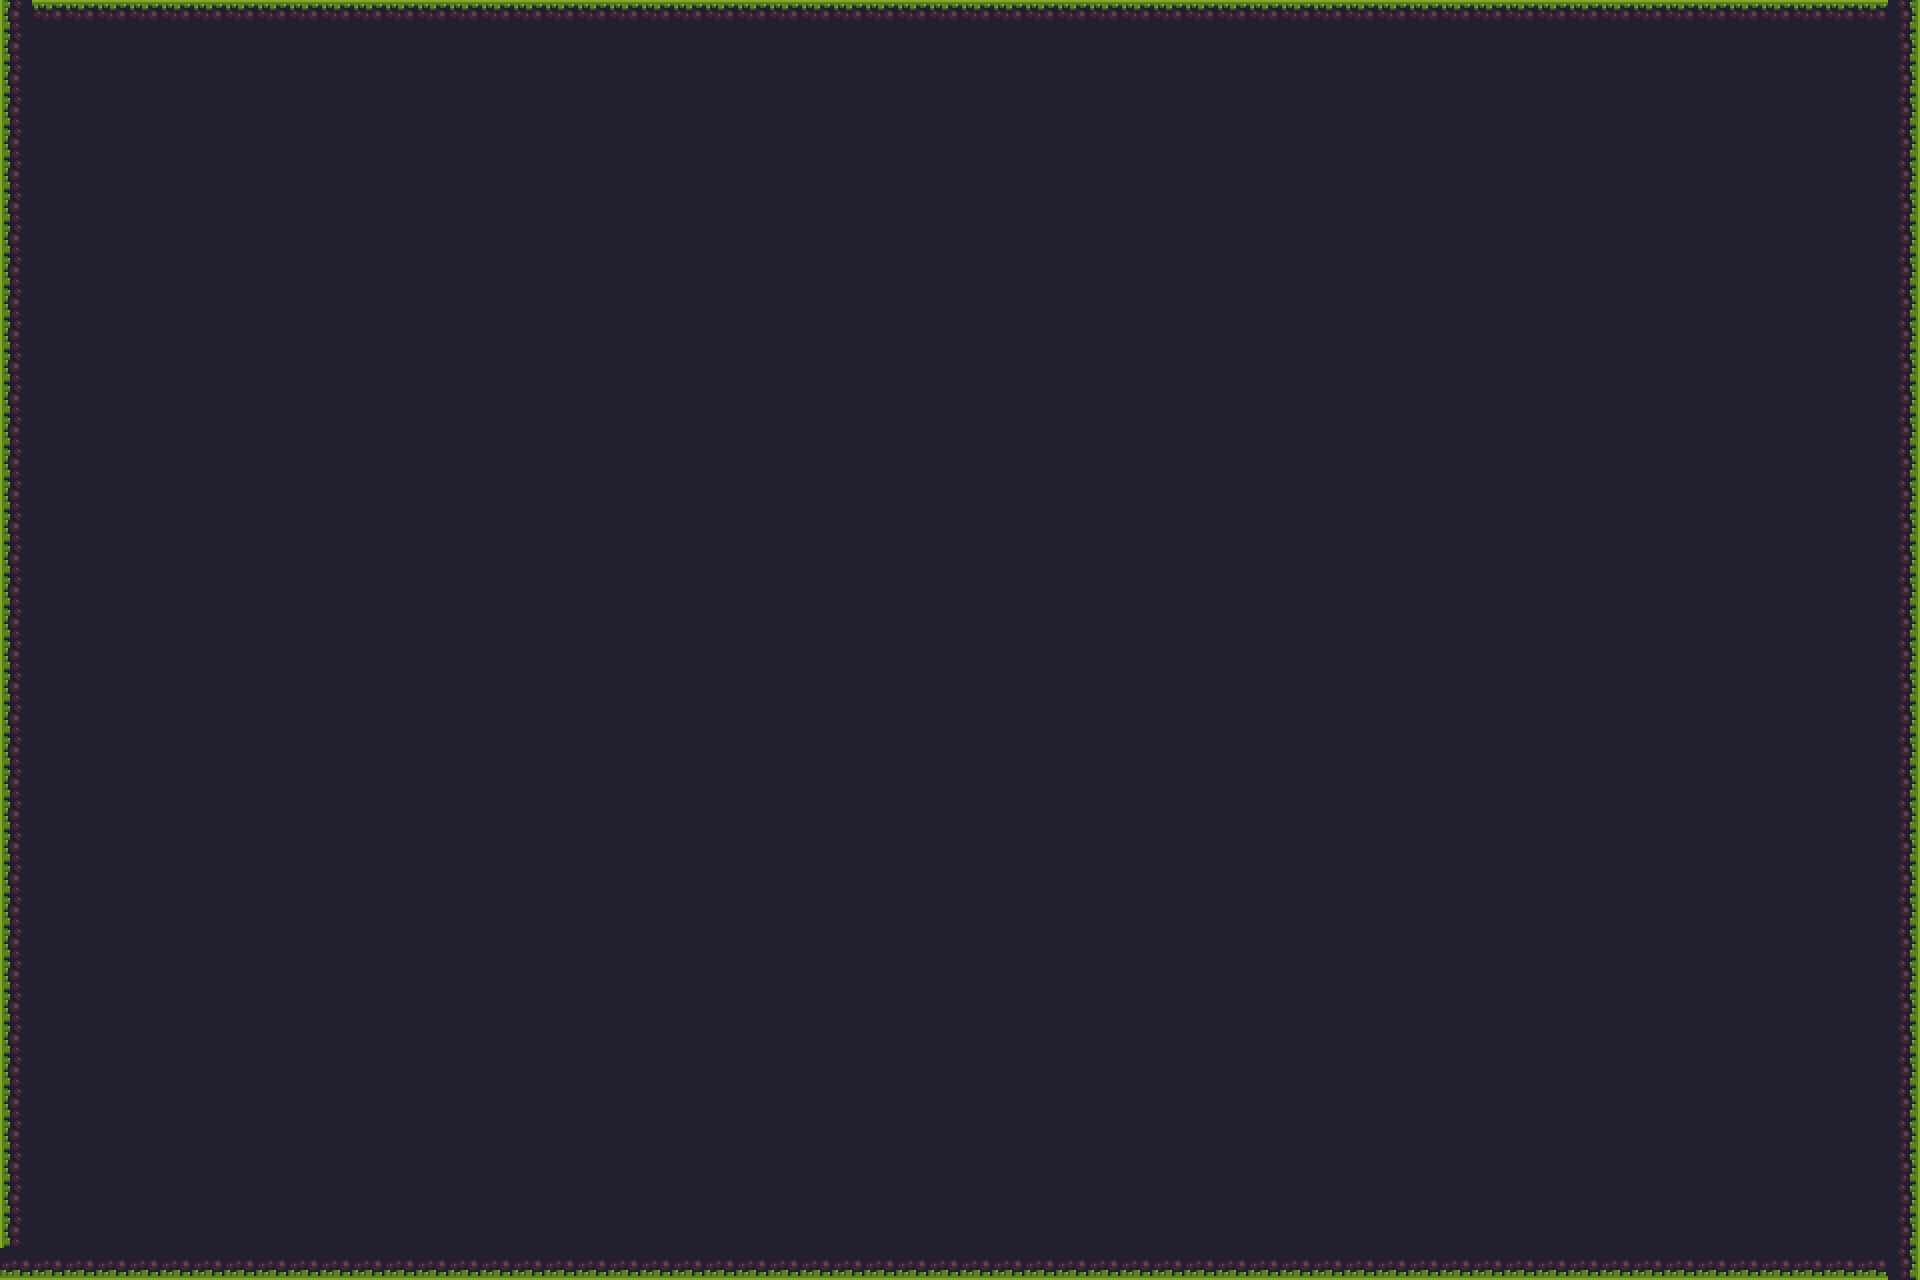

Tiled map render using the project's own tile images. Description and the whole map definition, tile-layer contents included, below:
An orthogonal 60x40 tile map with 32x32 px tiles, 1 tile layer (Camada de Tiles 1).

<map version="1.8" tiledversion="1.8.5" orientation="orthogonal" renderorder="right-down" width="60" height="40" tilewidth="32" tileheight="32" infinite="0" nextlayerid="2" nextobjectid="1">
 <tileset firstgid="1" source="cenario.tsx" />
 <layer id="1" name="Camada de Tiles 1" width="60" height="40">
  <data encoding="csv">
13,2,2,2,2,2,2,2,2,2,2,2,2,2,2,2,2,2,2,2,2,2,2,2,2,2,2,2,2,2,2,2,2,2,2,2,2,2,2,2,2,2,2,2,2,2,2,2,2,2,2,2,2,2,2,2,2,2,2,15,
13,14,14,14,14,14,14,14,14,14,14,14,14,14,14,14,14,14,14,14,14,14,14,14,14,14,14,14,14,14,14,14,14,14,14,14,14,14,14,14,14,14,14,14,14,14,14,14,14,14,14,14,14,14,14,14,14,14,14,15,
13,14,14,14,14,14,14,14,14,14,14,14,14,14,14,14,14,14,14,14,14,14,14,14,14,14,14,14,14,14,14,14,14,14,14,14,14,14,14,14,14,14,14,14,14,14,14,14,14,14,14,14,14,14,14,14,14,14,14,15,
13,14,14,14,14,14,14,14,14,14,14,14,14,14,14,14,14,14,14,14,14,14,14,14,14,14,14,14,14,14,14,14,14,14,14,14,14,14,14,14,14,14,14,14,14,14,14,14,14,14,14,14,14,14,14,14,14,14,14,15,
13,14,14,14,14,14,14,14,14,14,14,14,14,14,14,14,14,14,14,14,14,14,14,14,14,14,14,14,14,14,14,14,14,14,14,14,14,14,14,14,14,14,14,14,14,14,14,14,14,14,14,14,14,14,14,14,14,14,14,15,
13,14,14,14,14,14,14,14,14,14,14,14,14,14,14,14,14,14,14,14,14,14,14,14,14,14,14,14,14,14,14,14,14,14,14,14,14,14,14,14,14,14,14,14,14,14,14,14,14,14,14,14,14,14,14,14,14,14,14,15,
13,14,14,14,14,14,14,14,14,14,14,14,14,14,14,14,14,14,14,14,14,14,14,14,14,14,14,14,14,14,14,14,14,14,14,14,14,14,14,14,14,14,14,14,14,14,14,14,14,14,14,14,14,14,14,14,14,14,14,15,
13,14,14,14,14,14,14,14,14,14,14,14,14,14,14,14,14,14,14,14,14,14,14,14,14,14,14,14,14,14,14,14,14,14,14,14,14,14,14,14,14,14,14,14,14,14,14,14,14,14,14,14,14,14,14,14,14,14,14,15,
13,14,14,14,14,14,14,14,14,14,14,14,14,14,14,14,14,14,14,14,14,14,14,14,14,14,14,14,14,14,14,14,14,14,14,14,14,14,14,14,14,14,14,14,14,14,14,14,14,14,14,14,14,14,14,14,14,14,14,15,
13,14,14,14,14,14,14,14,14,14,14,14,14,14,14,14,14,14,14,14,14,14,14,14,14,14,14,14,14,14,14,14,14,14,14,14,14,14,14,14,14,14,14,14,14,14,14,14,14,14,14,14,14,14,14,14,14,14,14,15,
13,14,14,14,14,14,14,14,14,14,14,14,14,14,14,14,14,14,14,14,14,14,14,14,14,14,14,14,14,14,14,14,14,14,14,14,14,14,14,14,14,14,14,14,14,14,14,14,14,14,14,14,14,14,14,14,14,14,14,15,
13,14,14,14,14,14,14,14,14,14,14,14,14,14,14,14,14,14,14,14,14,14,14,14,14,14,14,14,14,14,14,14,14,14,14,14,14,14,14,14,14,14,14,14,14,14,14,14,14,14,14,14,14,14,14,14,14,14,14,15,
13,14,14,14,14,14,14,14,14,14,14,14,14,14,14,14,14,14,14,14,14,14,14,14,14,14,14,14,14,14,14,14,14,14,14,14,14,14,14,14,14,14,14,14,14,14,14,14,14,14,14,14,14,14,14,14,14,14,14,15,
13,14,14,14,14,14,14,14,14,14,14,14,14,14,14,14,14,14,14,14,14,14,14,14,14,14,14,14,14,14,14,14,14,14,14,14,14,14,14,14,14,14,14,14,14,14,14,14,14,14,14,14,14,14,14,14,14,14,14,15,
13,14,14,14,14,14,14,14,14,14,14,14,14,14,14,14,14,14,14,14,14,14,14,14,14,14,14,14,14,14,14,14,14,14,14,14,14,14,14,14,14,14,14,14,14,14,14,14,14,14,14,14,14,14,14,14,14,14,14,15,
13,14,14,14,14,14,14,14,14,14,14,14,14,14,14,14,14,14,14,14,14,14,14,14,14,14,14,14,14,14,14,14,14,14,14,14,14,14,14,14,14,14,14,14,14,14,14,14,14,14,14,14,14,14,14,14,14,14,14,15,
13,14,14,14,14,14,14,14,14,14,14,14,14,14,14,14,14,14,14,14,14,14,14,14,14,14,14,14,14,14,14,14,14,14,14,14,14,14,14,14,14,14,14,14,14,14,14,14,14,14,14,14,14,14,14,14,14,14,14,15,
13,14,14,14,14,14,14,14,14,14,14,14,14,14,14,14,14,14,14,14,14,14,14,14,14,14,14,14,14,14,14,14,14,14,14,14,14,14,14,14,14,14,14,14,14,14,14,14,14,14,14,14,14,14,14,14,14,14,14,15,
13,14,14,14,14,14,14,14,14,14,14,14,14,14,14,14,14,14,14,14,14,14,14,14,14,14,14,14,14,14,14,14,14,14,14,14,14,14,14,14,14,14,14,14,14,14,14,14,14,14,14,14,14,14,14,14,14,14,14,15,
13,14,14,14,14,14,14,14,14,14,14,14,14,14,14,14,14,14,14,14,14,14,14,14,14,14,14,14,14,14,14,14,14,14,14,14,14,14,14,14,14,14,14,14,14,14,14,14,14,14,14,14,14,14,14,14,14,14,14,15,
13,14,14,14,14,14,14,14,14,14,14,14,14,14,14,14,14,14,14,14,14,14,14,14,14,14,14,14,14,14,14,14,14,14,14,14,14,14,14,14,14,14,14,14,14,14,14,14,14,14,14,14,14,14,14,14,14,14,14,15,
13,14,14,14,14,14,14,14,14,14,14,14,14,14,14,14,14,14,14,14,14,14,14,14,14,14,14,14,14,14,14,14,14,14,14,14,14,14,14,14,14,14,14,14,14,14,14,14,14,14,14,14,14,14,14,14,14,14,14,15,
13,14,14,14,14,14,14,14,14,14,14,14,14,14,14,14,14,14,14,14,14,14,14,14,14,14,14,14,14,14,14,14,14,14,14,14,14,14,14,14,14,14,14,14,14,14,14,14,14,14,14,14,14,14,14,14,14,14,14,15,
13,14,14,14,14,14,14,14,14,14,14,14,14,14,14,14,14,14,14,14,14,14,14,14,14,14,14,14,14,14,14,14,14,14,14,14,14,14,14,14,14,14,14,14,14,14,14,14,14,14,14,14,14,14,14,14,14,14,14,15,
13,14,14,14,14,14,14,14,14,14,14,14,14,14,14,14,14,14,14,14,14,14,14,14,14,14,14,14,14,14,14,14,14,14,14,14,14,14,14,14,14,14,14,14,14,14,14,14,14,14,14,14,14,14,14,14,14,14,14,15,
13,14,14,14,14,14,14,14,14,14,14,14,14,14,14,14,14,14,14,14,14,14,14,14,14,14,14,14,14,14,14,14,14,14,14,14,14,14,14,14,14,14,14,14,14,14,14,14,14,14,14,14,14,14,14,14,14,14,14,15,
13,14,14,14,14,14,14,14,14,14,14,14,14,14,14,14,14,14,14,14,14,14,14,14,14,14,14,14,14,14,14,14,14,14,14,14,14,14,14,14,14,14,14,14,14,14,14,14,14,14,14,14,14,14,14,14,14,14,14,15,
13,14,14,14,14,14,14,14,14,14,14,14,14,14,14,14,14,14,14,14,14,14,14,14,14,14,14,14,14,14,14,14,14,14,14,14,14,14,14,14,14,14,14,14,14,14,14,14,14,14,14,14,14,14,14,14,14,14,14,15,
13,14,14,14,14,14,14,14,14,14,14,14,14,14,14,14,14,14,14,14,14,14,14,14,14,14,14,14,14,14,14,14,14,14,14,14,14,14,14,14,14,14,14,14,14,14,14,14,14,14,14,14,14,14,14,14,14,14,14,15,
13,14,14,14,14,14,14,14,14,14,14,14,14,14,14,14,14,14,14,14,14,14,14,14,14,14,14,14,14,14,14,14,14,14,14,14,14,14,14,14,14,14,14,14,14,14,14,14,14,14,14,14,14,14,14,14,14,14,14,15,
13,14,14,14,14,14,14,14,14,14,14,14,14,14,14,14,14,14,14,14,14,14,14,14,14,14,14,14,14,14,14,14,14,14,14,14,14,14,14,14,14,14,14,14,14,14,14,14,14,14,14,14,14,14,14,14,14,14,14,15,
13,14,14,14,14,14,14,14,14,14,14,14,14,14,14,14,14,14,14,14,14,14,14,14,14,14,14,14,14,14,14,14,14,14,14,14,14,14,14,14,14,14,14,14,14,14,14,14,14,14,14,14,14,14,14,14,14,14,14,15,
13,14,14,14,14,14,14,14,14,14,14,14,14,14,14,14,14,14,14,14,14,14,14,14,14,14,14,14,14,14,14,14,14,14,14,14,14,14,14,14,14,14,14,14,14,14,14,14,14,14,14,14,14,14,14,14,14,14,14,15,
13,14,14,14,14,14,14,14,14,14,14,14,14,14,14,14,14,14,14,14,14,14,14,14,14,14,14,14,14,14,14,14,14,14,14,14,14,14,14,14,14,14,14,14,14,14,14,14,14,14,14,14,14,14,14,14,14,14,14,15,
13,14,14,14,14,14,14,14,14,14,14,14,14,14,14,14,14,14,14,14,14,14,14,14,14,14,14,14,14,14,14,14,14,14,14,14,14,14,14,14,14,14,14,14,14,14,14,14,14,14,14,14,14,14,14,14,14,14,14,15,
13,14,14,14,14,14,14,14,14,14,14,14,14,14,14,14,14,14,14,14,14,14,14,14,14,14,14,14,14,14,14,14,14,14,14,14,14,14,14,14,14,14,14,14,14,14,14,14,14,14,14,14,14,14,14,14,14,14,14,15,
13,14,14,14,14,14,14,14,14,14,14,14,14,14,14,14,14,14,14,14,14,14,14,14,14,14,14,14,14,14,14,14,14,14,14,14,14,14,14,14,14,14,14,14,14,14,14,14,14,14,14,14,14,14,14,14,14,14,14,15,
13,14,14,14,14,14,14,14,14,14,14,14,14,14,14,14,14,14,14,14,14,14,14,14,14,14,14,14,14,14,14,14,14,14,14,14,14,14,14,14,14,14,14,14,14,14,14,14,14,14,14,14,14,14,14,14,14,14,14,15,
13,14,14,14,14,14,14,14,14,14,14,14,14,14,14,14,14,14,14,14,14,14,14,14,14,14,14,14,14,14,14,14,14,14,14,14,14,14,14,14,14,14,14,14,14,14,14,14,14,14,14,14,14,14,14,14,14,14,14,15,
26,26,26,26,26,26,26,26,26,26,26,26,26,26,26,26,26,26,26,26,26,26,26,26,26,26,26,26,26,26,26,26,26,26,26,26,26,26,26,26,26,26,26,26,26,26,26,26,26,26,26,26,26,26,26,26,26,26,26,15
</data>
 </layer>
</map>
